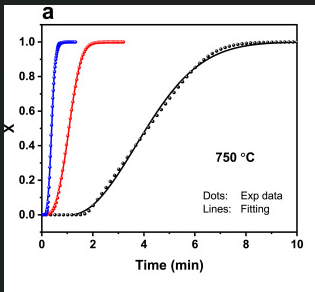
#> input picture images/test_graph.png, 315 x 292 px, found by its file name
$ python inspect_test_graph.py
#> lines starting #> are read from the running program, lines starting #| are printed output that depends on the picture; after the words box and inside, x2 and y2 are one past the last pixel; in counts of white or black regions, pixels touching at a corner belong together
#> further down, img is the input picture: shape (292, 315, 3); mean B, G, R 236.6, 235.6, 236.7
### main.py
"""
Technical Project - Automated Curve Extraction from Scanned Scientific Plots
Authors: Haitam Safouane Ourtane, student at EMSE

Processing Pipeline:
1. OCR detection and robust axis calibration (linear RANSAC).
2. Legend extraction via morphological and colorimetric analysis.
3. Curve segmentation:
   - Colored traces via unsupervised clustering (MeanShift on cyclic HSV).
   - Black/dark traces via subtractive morphology (filtering axes/grids/text).
4. Decoupling continuous model lines and discrete experimental markers.
5. Sampling f(x) = y and exporting calibrated data to Excel & verification charts.
"""

import argparse
import glob
import os
import re
import time
import warnings
from typing import Dict, List, Optional, Tuple

import cv2
import matplotlib
matplotlib.use("Agg")  # Headless mode for rendering without a display
import matplotlib.pyplot as plt
import numpy as np
import pandas as pd
from scipy.ndimage import maximum_filter
from scipy.signal import medfilt, savgol_filter
from sklearn.cluster import KMeans, MeanShift

warnings.filterwarnings("ignore", category=UserWarning)

# ------------------------------------------------------------------------------
# Global Parameters and Experimental Thresholds
# ------------------------------------------------------------------------------
BASE_DIR = os.path.dirname(os.path.abspath(__file__))
DEFAULT_INPUT_DIR = os.path.join(BASE_DIR, "images")
DEFAULT_OUTPUT_DIR = os.path.join(BASE_DIR, "data")

# OCR scaling parameters
# A 1.5x scale factor capped at 1024px offers the optimal trade-off
# between small character legibility and CPU inference speed.
OCR_SCALE_FACTOR = 1.5
OCR_MAX_DIMENSION = 1024

# Component detection thresholds (in pixels)
MIN_COLORED_PIXELS = 500   # Eliminates chromatic noise and JPEG compression artifacts
MIN_CLUSTER_PIXELS = 100   # Minimum cluster size to validate a colored curve
MIN_BLACK_PIXELS = 200     # Validation threshold for a dark/black trace
LEGEND_MAX_COLOR_DIST = 70 # Maximum Euclidean RGB distance patch <-> curve

# Robust regex for numeric tick marks: accepts integers, decimals, negatives,
# and numbers without leading zeros (e.g. .1, -.5, 0.42, 10)
NUMBER_REGEX = re.compile(r"^-?(?:\d+(?:\.\d*)?|\.\d+)$")

_ocr_instance = None
_KNOWN_COLORS = {
    "Black": (0, 0, 0),
    "Gray": (128, 128, 128),
    "White": (255, 255, 255),
    "Red": (255, 0, 0),
    "Green": (0, 255, 0),
    "Blue": (0, 0, 255),
    "Yellow": (255, 255, 0),
    "Cyan": (0, 255, 255),
    "Magenta": (255, 0, 255),
    "Orange": (255, 128, 0),
    "Pink": (255, 192, 203),
    "Brown": (139, 69, 19)
}


# [47 lines left out: function get_closest_color_name, not called in this run]


def get_ocr_engine():
    """Initializes EasyOCR reader once (cached instance)."""
    global _ocr_instance
    if _ocr_instance is None:
        import easyocr
        print("Loading EasyOCR model...")
        _ocr_instance = easyocr.Reader(["en"], gpu=False, verbose=False)
    return _ocr_instance


# [14 lines left out: function parse_tick_value, not called in this run]


def extract_text_boxes(image: np.ndarray, binarize: bool = False) -> List[dict]:
    """
    Runs optical character recognition on the scaled image.
    Returns bounding boxes and parsed values mapped back to original image space.
    """
#> called with binarize = True
    height, width = image.shape[:2]
#> height = 292; width = 315
    max_dim = max(height, width)
#> max_dim = 315
    # Ensure optimal sizing for numeric OCR (~950px target for small images)
    if max_dim < 850:
        scale = max(1.8, min(3.2, 950.0 / max_dim))
#> scale = 3.02
    else:
        scale = min(OCR_SCALE_FACTOR, OCR_MAX_DIMENSION / max_dim)
        scale = max(1.0, scale)

    resized = cv2.resize(image, None, fx=scale, fy=scale, interpolation=cv2.INTER_CUBIC)
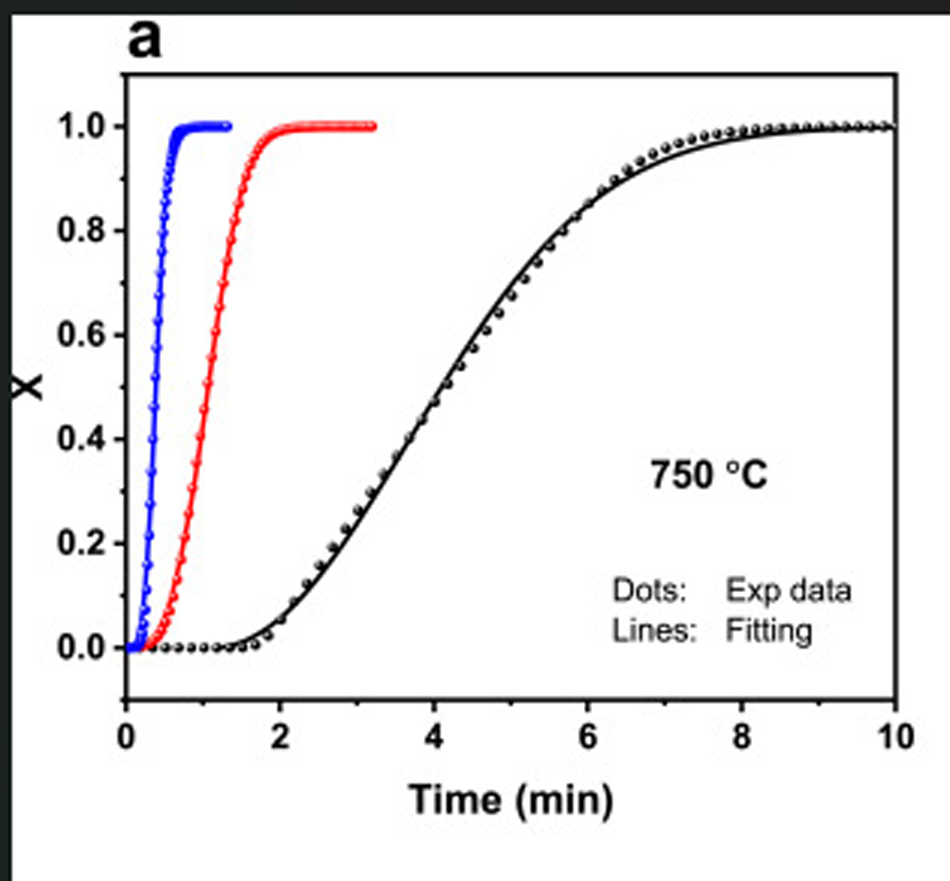
#> resized: shape (881, 950, 3); mean B, G, R 236.2, 235.1, 236.2
    gray = cv2.cvtColor(resized, cv2.COLOR_BGR2GRAY)

    if binarize:
        _, gray = cv2.threshold(gray, 150, 255, cv2.THRESH_BINARY)
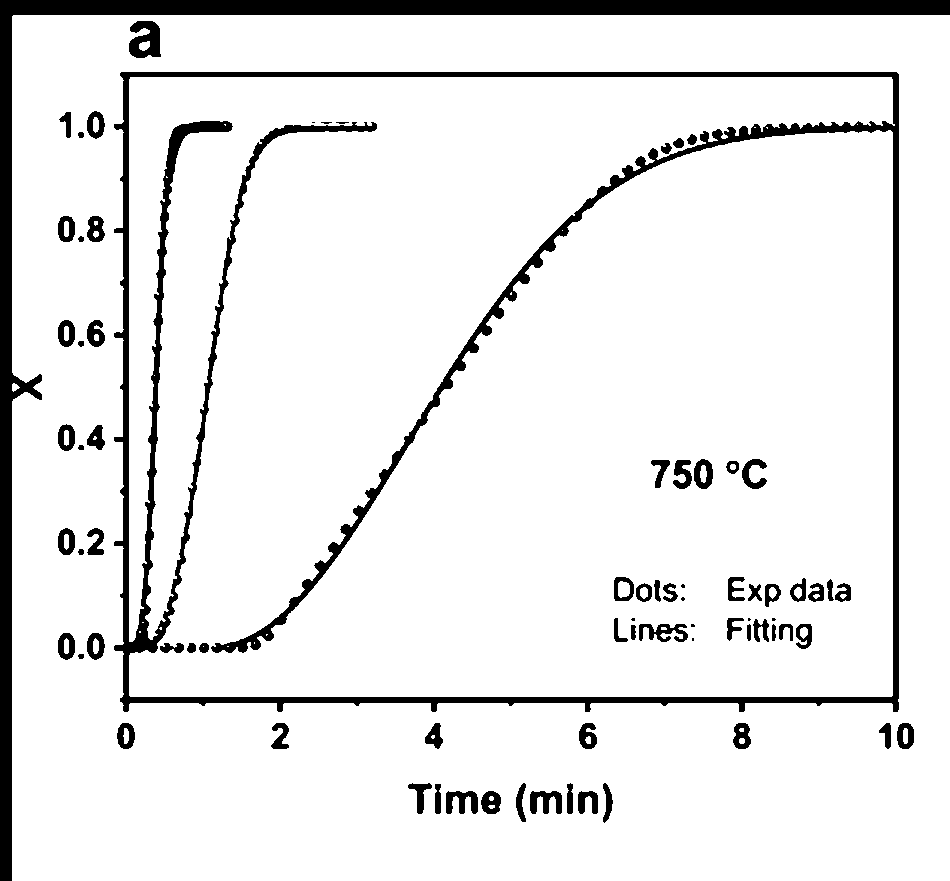
#> gray: shape (881, 950); 91.4% white; 78 black regions (10 under 20 px), largest, box (x1, y1, x2, y2) and area: (114, 72, 899, 712) 32532, (0, 0, 950, 881) 25069, (129, 21, 161, 58) 838

    results = []
    ocr_detections = get_ocr_engine().readtext(gray)

    for bbox, raw_text, _ in ocr_detections:
        pts = np.asarray(bbox, dtype=np.float32) / scale
        x_min, y_min = pts.min(axis=0)
        x_max, y_max = pts.max(axis=0)

        results.append({
            "text": raw_text,
            "box": (float(x_min), float(y_min), float(x_max), float(y_max)),
            "cx": float((x_min + x_max) / 2.0),
            "cy": float((y_min + y_max) / 2.0),
            "value": parse_tick_value(raw_text),
        })
    return results


# [646 lines left out: functions group_ticks_by_axis, verify_regular_spacing, fit_axis_ransac, calibrate_single_axis, calibrate_axes, find_legend_color_patch and 10 more, not called in this run]


# [2 lines that do not run on import are left out]

### scratch/inspect_test_graph.py
import sys, os
sys.path.insert(0, os.path.abspath("."))
import cv2
import numpy as np
import matplotlib.pyplot as plt
from main import segment_image_curves, extract_text_boxes

img = cv2.imread('images/test_graph.png')
#> (the run stopped early here; a loop or call above may not have finished)
